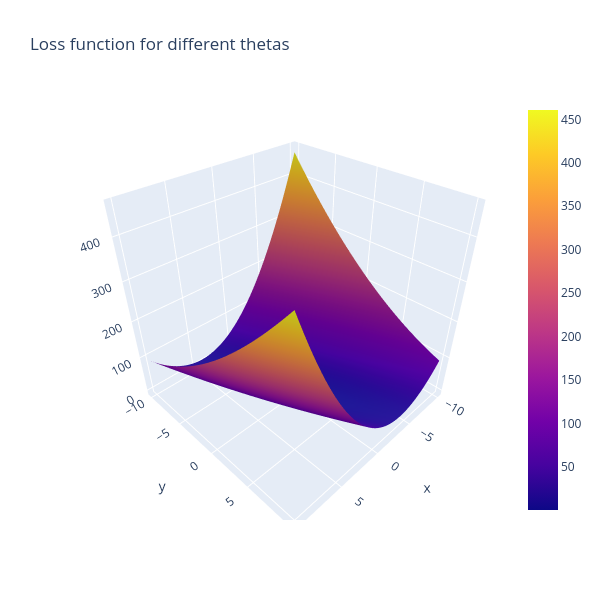

Notebook source saved alongside this figure:
### Code cell
#Here is the same figure as above, with the line the loss function takes toward the minimum.

#X = Theta0
#Y - Theta1
#Z = Loss
#black line = path of loss function over the iterations.
#Find where it is closest to 0 in X and Y!

#you can click/hold in the graph below to rotate!

line_marker = dict(color='#101010', width=2)
fig = go.Figure()
fig.add_surface(x=theta1_vals, y=theta0_vals, z=J_vals)
fig.add_scatter3d(x=theta1_history, y=theta0_history, z=J_history, line=line_marker, name='')
#The below line adds a graph of just the loss over iterations in a 2D plane
plt.plot(theta0_history, theta1_history, 'r+');
fig.update_layout(title='Loss function for different thetas', autosize=True,
                  width=600, height=600, xaxis_title='theta0', 
                 yaxis_title='theta1')
fig.show()
plt.show()

### Figure 1 — Plotly figure (JSON) as saved in the notebook; plotly's stock layout.template omitted (floating-point values rounded to 4 significant figures; data arrays with more than 128 entries replaced by an {"elided": "..."} marker saying what was removed)
{"data": [{"type": "surface", "x": [-10, -9.798, -9.596, -9.394, -9.192, -8.99, -8.788, -8.586, -8.384, -8.182, -7.98, -7.778, -7.576, -7.374, -7.172, -6.97, -6.768, -6.566, -6.364, -6.162, -5.96, -5.758, -5.556, -5.354, -5.152, -4.949, -4.747, -4.545, -4.343, -4.141, -3.939, -3.737, -3.535, -3.333, -3.131, -2.929, -2.727, -2.525, -2.323, -2.121, -1.919, -1.717, -1.515, -1.313, -1.111, -0.9091, -0.7071, -0.5051, -0.303, -0.101, 0.101, 0.303, 0.5051, 0.7071, 0.9091, 1.111, 1.313, 1.515, 1.717, 1.919, 2.121, 2.323, 2.525, 2.727, 2.929, 3.131, 3.333, 3.535, 3.737, 3.939, 4.141, 4.343, 4.545, 4.747, 4.949, 5.152, 5.354, 5.556, 5.758, 5.96, 6.162, 6.364, 6.566, 6.768, 6.97, 7.172, 7.374, 7.576, 7.778, 7.98, 8.182, 8.384, 8.586, 8.788, 8.99, 9.192, 9.394, 9.596, 9.798, 10], "y": [-10, -9.798, -9.596, -9.394, -9.192, -8.99, -8.788, -8.586, -8.384, -8.182, -7.98, -7.778, -7.576, -7.374, -7.172, -6.97, -6.768, -6.566, -6.364, -6.162, -5.96, -5.758, -5.556, -5.354, -5.152, -4.949, -4.747, -4.545, -4.343, -4.141, -3.939, -3.737, -3.535, -3.333, -3.131, -2.929, -2.727, -2.525, -2.323, -2.121, -1.919, -1.717, -1.515, -1.313, -1.111, -0.9091, -0.7071, -0.5051, -0.303, -0.101, 0.101, 0.303, 0.5051, 0.7071, 0.9091, 1.111, 1.313, 1.515, 1.717, 1.919, 2.121, 2.323, 2.525, 2.727, 2.929, 3.131, 3.333, 3.535, 3.737, 3.939, 4.141, 4.343, 4.545, 4.747, 4.949, 5.152, 5.354, 5.556, 5.758, 5.96, 6.162, 6.364, 6.566, 6.768, 6.97, 7.172, 7.374, 7.576, 7.778, 7.98, 8.182, 8.384, 8.586, 8.788, 8.99, 9.192, 9.394, 9.596, 9.798, 10], "z": {"elided": "100x100 float values"}}, {"line": {"color": "#101010", "width": 2}, "name": "", "type": "scatter3d", "x": {"elided": "500 float values"}, "y": {"elided": "500 float values"}, "z": {"elided": "500 float values"}}], "layout": {"autosize": true, "height": 600, "scene": {"aspectmode": "auto", "aspectratio": {"x": 1, "y": 1, "z": 1}}, "title": {"text": "Loss function for different thetas"}, "width": 600, "xaxis": {"title": {"text": "theta0"}}, "yaxis": {"title": {"text": "theta1"}}}}
